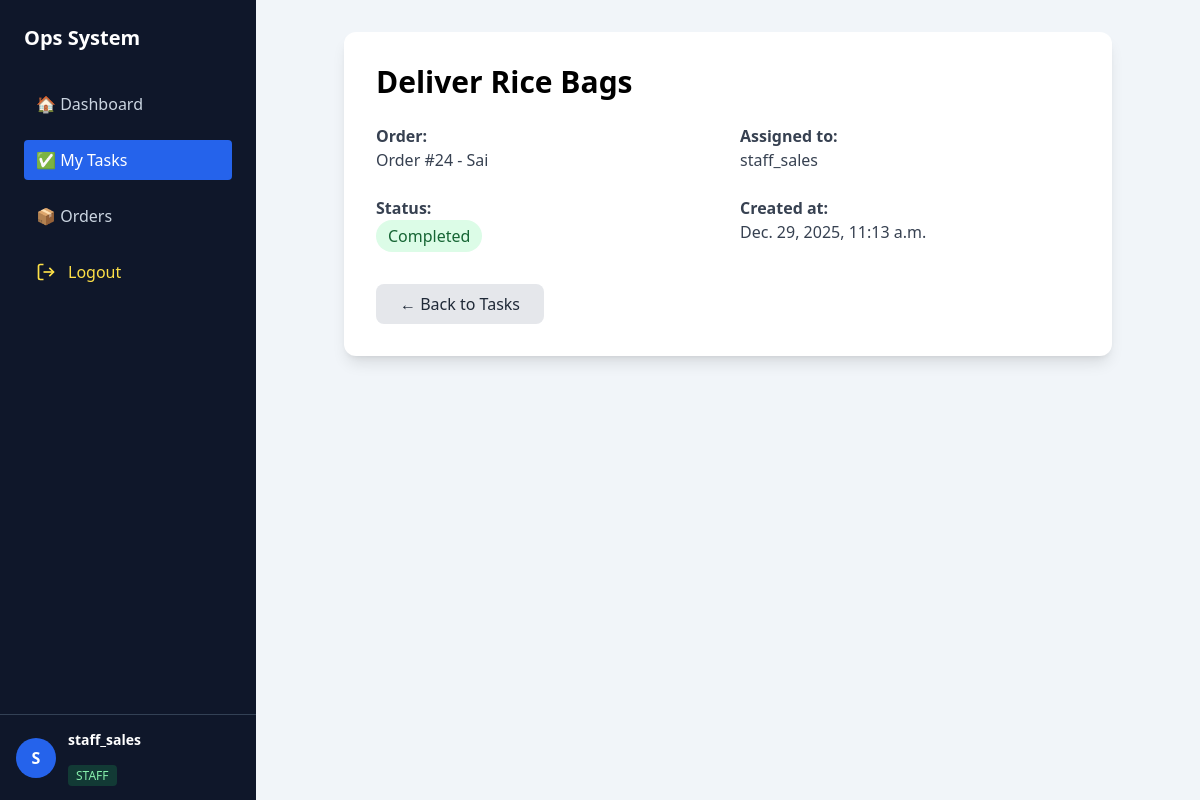
The app's page /tasks/24/ (signed in) with its own data.
### tasks/models.py (models this page shows, shortened)
class Task(models.Model):
    STATUS_CHOICES = (
        ('PENDING', 'Pending'),
        ('IN_PROGRESS', 'In Progress'),
        ('COMPLETED', 'Completed'),
    )
    title = models.CharField(max_length=200)
    order = models.ForeignKey(
        Order,
        on_delete=models.CASCADE,
        related_name='tasks',
        null=True,
        blank=True
    )
    assigned_to = models.ForeignKey(
        User,
        on_delete=models.SET_NULL,
        null=True,
        blank=True
    )
    status = models.CharField(
        max_length=20,
        choices=STATUS_CHOICES,
        default='PENDING'
    )
    due_date = models.DateField(null=True, blank=True)
    created_at = models.DateTimeField(auto_now_add=True)
    completed_at = models.DateTimeField(null=True, blank=True)

### orders/models.py (models this page shows, shortened)
class Order(models.Model):
    STATUS_CHOICES = (
        ('NEW', 'New'),
        ('IN_PROGRESS', 'In Progress'),
        ('COMPLETED', 'Completed'),
        ('CANCELLED', 'Cancelled'),
    )
    customer_name = models.CharField(max_length=100)
    product = models.ForeignKey(Product, on_delete=models.PROTECT)
    quantity = models.PositiveIntegerField()
    status = models.CharField(
        max_length=20,
        choices=STATUS_CHOICES,
        default='NEW'
    )
    assigned_to = models.ForeignKey(
        User,
        on_delete=models.SET_NULL,
        null=True,
        blank=True
    )
    created_at = models.DateTimeField(auto_now_add=True)
    def __str__(self):
        return f"Order #{self.id} - {self.customer_name}"

### core/views.py (the view)
# urls.py: path('tasks/<int:pk>/', views.task_detail, name='task_detail'),
@login_required
def task_detail(request, pk):
    task = get_object_or_404(Task, pk=pk)
    if task.assigned_to != request.user and not request.user.is_superuser:
        return HttpResponseForbidden()
    return render(request, 'core/task_detail.html', {'task': task})

### core/templates/core/task_detail.html (shortened to what this page needs)
{% extends "core/base.html" %}
{% block content %}
<div class="max-w-3xl mx-auto">
    <div class="bg-white shadow-lg rounded-xl p-8">
        <h1 class="text-3xl font-bold mb-6">
            {{ task.title }}
        </h1>
        <div class="grid grid-cols-1 md:grid-cols-2 gap-6 text-gray-700">
            <p>
                <span class="font-semibold">Order:</span><br>
                {{ task.order }}
            </p>
            <p>
                <span class="font-semibold">Assigned to:</span><br>
                {{ task.assigned_to }}
            </p>
            <p>
                <span class="font-semibold">Status:</span><br>
                {% if task.status == 'PENDING' %}
                    <span class="inline-block px-3 py-1 bg-yellow-100 text-yellow-800 rounded-full">
                        Pending
                    </span>
                {% elif task.status == 'IN_PROGRESS' %}
                    <span class="inline-block px-3 py-1 bg-blue-100 text-blue-800 rounded-full">
                        In Progress
                    </span>
                {% else %}
                    <span class="inline-block px-3 py-1 bg-green-100 text-green-800 rounded-full">
                        Completed
                    </span>
                {% endif %}
            </p>
            <p>
                <span class="font-semibold">Created at:</span><br>
                {{ task.created_at }}
            </p>
        </div>
        <div class="mt-8 flex gap-4">
            <a href="{% url 'my_tasks' %}"
               class="bg-gray-200 text-gray-800 px-6 py-2 rounded-lg hover:bg-gray-300">
                ← Back to Tasks
            </a>
        </div>
    </div>
</div>
{% endblock %}

### core/templates/core/base.html (shortened to what this page needs)
<!DOCTYPE html>
<html lang="en">
<head>
    <script src="https://cdn.tailwindcss.com"></script>
</head>
<body class="bg-slate-100 h-screen overflow-hidden flex">
{% if user.is_authenticated %}
<aside class="w-64 bg-slate-900 text-white h-screen flex flex-col">
    <div class="p-6">
        <h2 class="text-xl font-bold mb-8">Ops System</h2>
        <nav class="space-y-4">
            <a href="/"
               class="flex items-center gap-3 px-3 py-2 rounded
               {% if request.path == '/' %}
                   bg-blue-600 text-white
               {% else %}
                   text-slate-300 hover:bg-slate-800
               {% endif %}">
                🏠 Dashboard
            </a>
            <a href="/tasks/"
               class="flex items-center gap-3 px-3 py-2 rounded
               {% if request.path|slice:':7' == '/tasks/' %}
                   bg-blue-600 text-white
               {% else %}
                   text-slate-300 hover:bg-slate-800
               {% endif %}">
                ✅ My Tasks
            </a>
            <a href="/orders/"
               class="flex items-center gap-3 px-3 py-2 rounded
               {% if request.path|slice:':8' == '/orders/' %}
                   bg-blue-600 text-white
               {% else %}
                   text-slate-300 hover:bg-slate-800
               {% endif %}">
                📦 Orders
            </a>
            <a href="/logout/"
                class="flex items-center gap-3 px-3 py-2 rounded
                        text-yellow-300 hover:bg-yellow-900/30 hover:text-yellow-200 transition">
                    <svg class="w-5 h-5" fill="none" stroke="currentColor" stroke-width="2"
                        viewBox="0 0 24 24">
                        <path d="M9 21H5a2 2 0 0 1-2-2V5a2 2 0 0 1 2-2h4"></path>
                        <path d="M16 17l5-5-5-5"></path>
                        <path d="M21 12H9"></path>
                    </svg>
                    Logout
                </a>
        </nav>
    </div>
    <div class="flex-1"></div>
    <div class="border-t border-slate-700 p-4 flex items-center gap-3">
        <div class="h-10 w-10 rounded-full bg-blue-600 flex items-center justify-center font-bold">
            {{ user.username|slice:":1"|upper }}
        </div>
        <div class="text-sm leading-tight">
            <p class="font-semibold">
                {{ user.get_full_name|default:user.username }}
            </p>
            <br>
            {% if user.is_superuser %}
                <span class="text-xs bg-red-500/20 text-red-300 px-2 py-0.5 rounded">
                    ADMIN
                </span>
            {% else %}
                <span class="text-xs bg-green-500/20 text-green-300 px-2 py-0.5 rounded">
                    STAFF
                </span>
            {% endif %}
        </div>
    </div>
</aside>
{% endif %}
<main class="flex-1 p-8 overflow-y-auto">
    {% block content %}{% endblock %}
</main>
</body>
</html>

### records on screen
Task: title "Deliver Rice Bags", order "Order #24 - Sai", assigned_to "staff_sales", created_at "Dec. 29, 2025, 11:13 a.m."

### other values on screen
{{ user.username|slice:":1"|upper }} "S"
{{ user.get_full_name|default:user.username }} "staff_sales"
